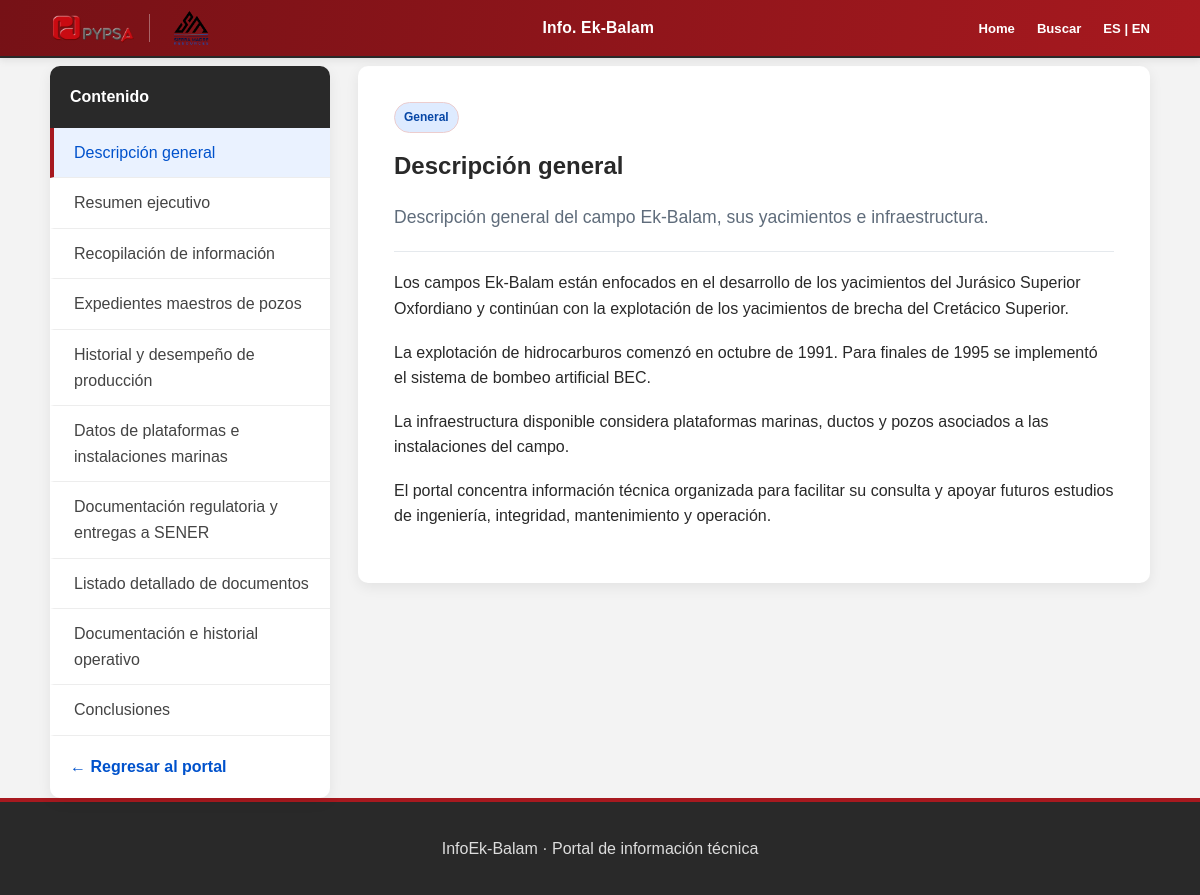
Before: /contenido/overview (signed in) with the older database file.
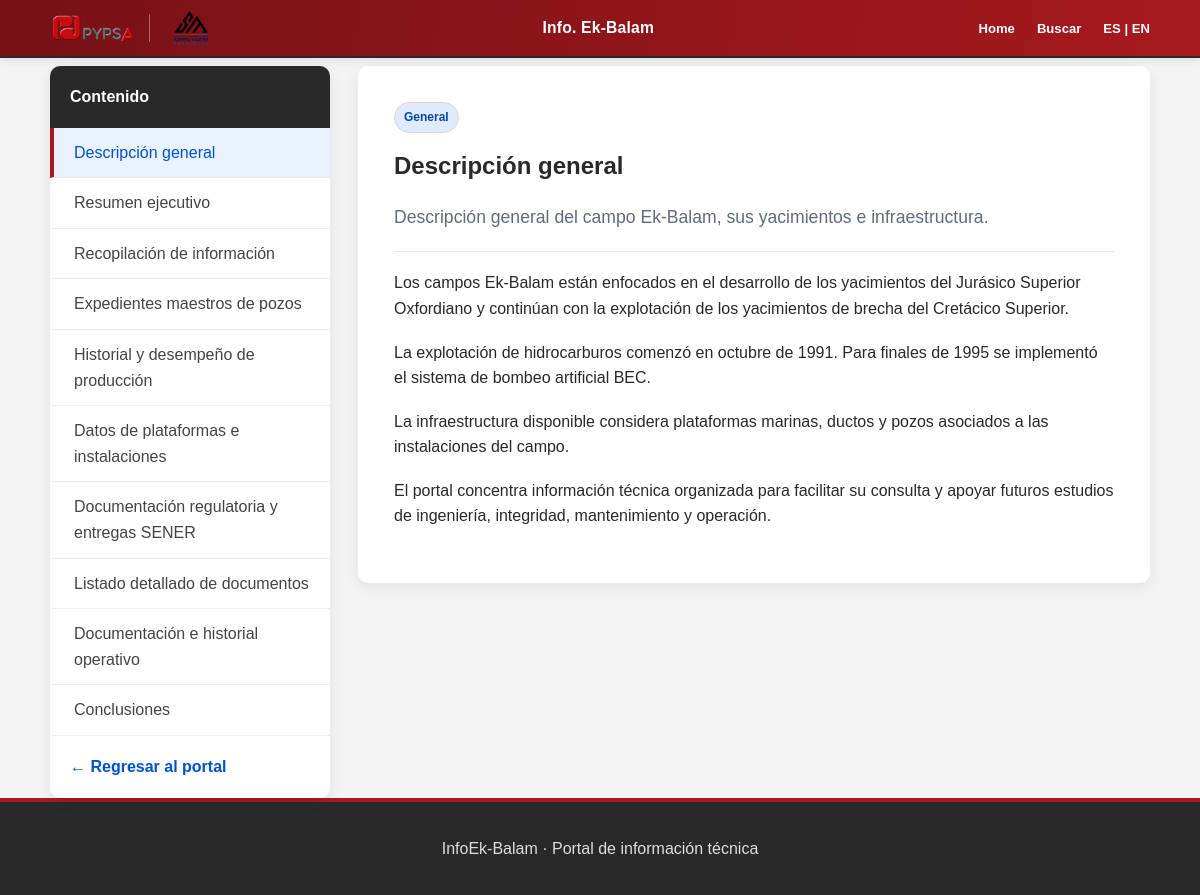
After: the same page with the newer database file.
### models.py (models this page shows)
class Contenido(db.Model):
    __tablename__ = "contenidos"
    id = db.Column(
        db.Integer,
        primary_key=True
    )
    slug = db.Column(
        db.String(120),
        unique=True,
        nullable=False
    )
    titulo = db.Column(
        db.String(200),
        nullable=False
    )
    categoria = db.Column(
        db.String(100),
        nullable=False
    )
    resumen = db.Column(
        db.Text,
        nullable=True
    )
    contenido = db.Column(
        db.Text,
        nullable=False
    )
    palabras_clave = db.Column(
        db.Text,
        nullable=True
    )
    orden = db.Column(
        db.Integer,
        default=0,
        nullable=False
    )
    activo = db.Column(
        db.Boolean,
        default=True,
        nullable=False
    )

### app.py (the view)
@app.route("/contenido/<string:slug>")
@login_required
def ver_contenido(slug):
    contenido = Contenido.query.filter_by(
        slug=slug,
        activo=True
    ).first_or_404()
    contenidos_menu = (
        Contenido.query
        .filter_by(activo=True)
        .order_by(Contenido.orden)
        .all()
    )
    pozos_por_plataforma = (
        obtener_pozos_por_plataforma()
        if slug == "well-master-files"
        else {}
    )
    return render_template(
        "contenido.html",
        contenido=contenido,
        contenidos_menu=contenidos_menu,
        pozos_por_plataforma=pozos_por_plataforma,
    )

### app.py (called while the page is built)
@login_manager.user_loader
def cargar_usuario(usuario_id):
    return db.session.get(
        Usuario,
        int(usuario_id)
    )

### models.py (called while the page is built)
    @property
    def is_active(self):
        return self.activo

### templates/contenido.html (shortened to what this page needs)
{% extends "base.html" %}
{% from "_explorador_pozos.html" import explorador_pozos %}
{% block content %}
<div class="distribucion-portal">
    <aside class="menu-lateral">
        <div class="menu-lateral-titulo">
            <span>Contenido</span>
        </div>
        <nav>
            {% for elemento in contenidos_menu %}
                <a
                    href="{{ url_for(
                        'ver_contenido',
                        slug=elemento.slug
                    ) }}#contenido-principal"
                    class="{% if elemento.id == contenido.id %}
                        activo
                    {% endif %}"
                >
                    {{ elemento.titulo }}
                </a>
            {% endfor %}
        </nav>
        <a
            class="volver-portal"
            href="{{ url_for('portal') }}"
        >
            ← Regresar al portal
        </a>
    </aside>
<article
    id="contenido-principal"
    class="contenido-documental"
>
        <span class="categoria">
            {{ contenido.categoria }}
        </span>
        <h1>
            {{ contenido.titulo }}
        </h1>
        <p class="resumen-contenido">
            {{ contenido.resumen }}
        </p>
        <div class="texto-contenido">
            {% for parrafo in contenido.contenido.split('\n\n') %}
                {% if parrafo.strip() %}
                    <p>{{ parrafo.strip() }}</p>
                {% endif %}
            {% endfor %}
        </div>
    </article>
</div>
{% endblock %}

Changed rows visible on the page:
changed Contenido: titulo "Datos de plataformas e instalaciones marinas" → "Datos de plataformas e instalaciones"
changed Contenido: titulo "Documentación regulatoria y entregas a SENER" → "Documentación regulatoria y entregas SENER"
